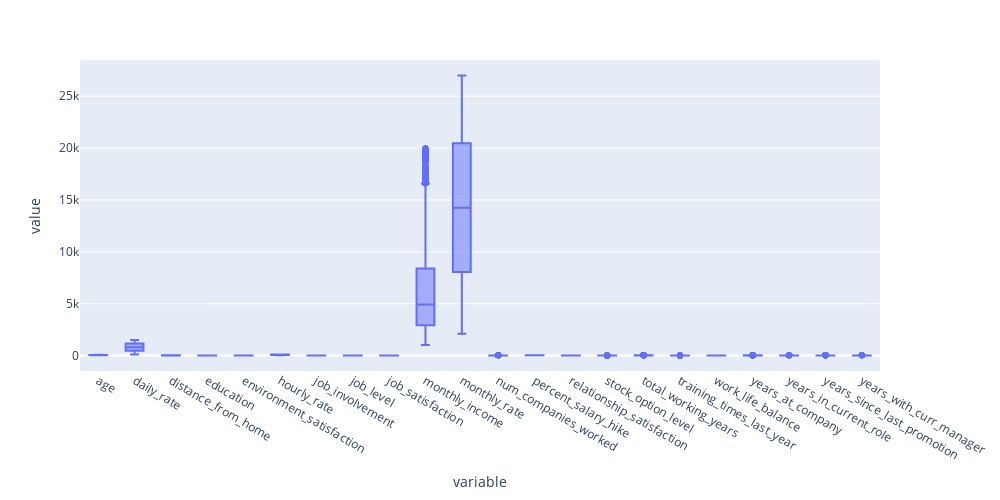

This figure's notebook cell:
### Code cell
fig = px.box(data_frame=data.select_dtypes(include=np.number),orientation="v")
fig.update_layout(
    width=1000,  
    height=500   
)

### Figure 1 — Plotly figure (JSON) as saved in the notebook; plotly's stock layout.template omitted (floating-point values rounded to 4 significant figures; data arrays with more than 128 entries replaced by an {"elided": "..."} marker saying what was removed)
{"data": [{"alignmentgroup": "True", "hovertemplate": "variable=%{x}<br>value=%{y}<extra></extra>", "legendgroup": "", "marker": {"color": "#636efa"}, "name": "", "notched": false, "offsetgroup": "", "orientation": "v", "showlegend": false, "type": "box", "x": {"elided": "32340 str values"}, "x0": " ", "xaxis": "x", "y": {"elided": "32340 int values"}, "y0": " ", "yaxis": "y"}], "layout": {"boxmode": "group", "height": 500, "legend": {"tracegroupgap": 0}, "margin": {"t": 60}, "width": 1000, "xaxis": {"anchor": "y", "domain": [0, 1], "title": {"text": "variable"}}, "yaxis": {"anchor": "x", "domain": [0, 1], "title": {"text": "value"}}}}
